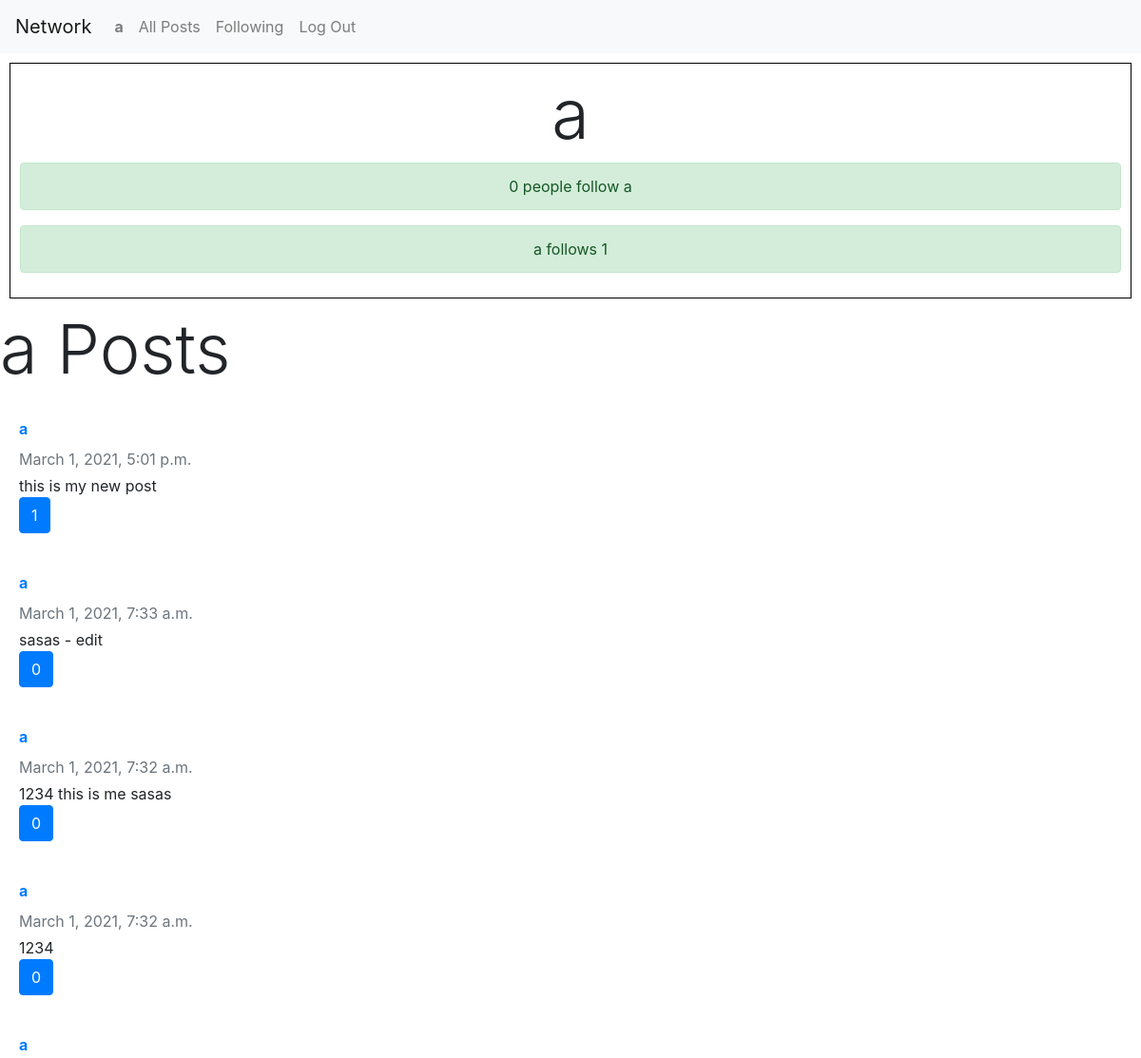
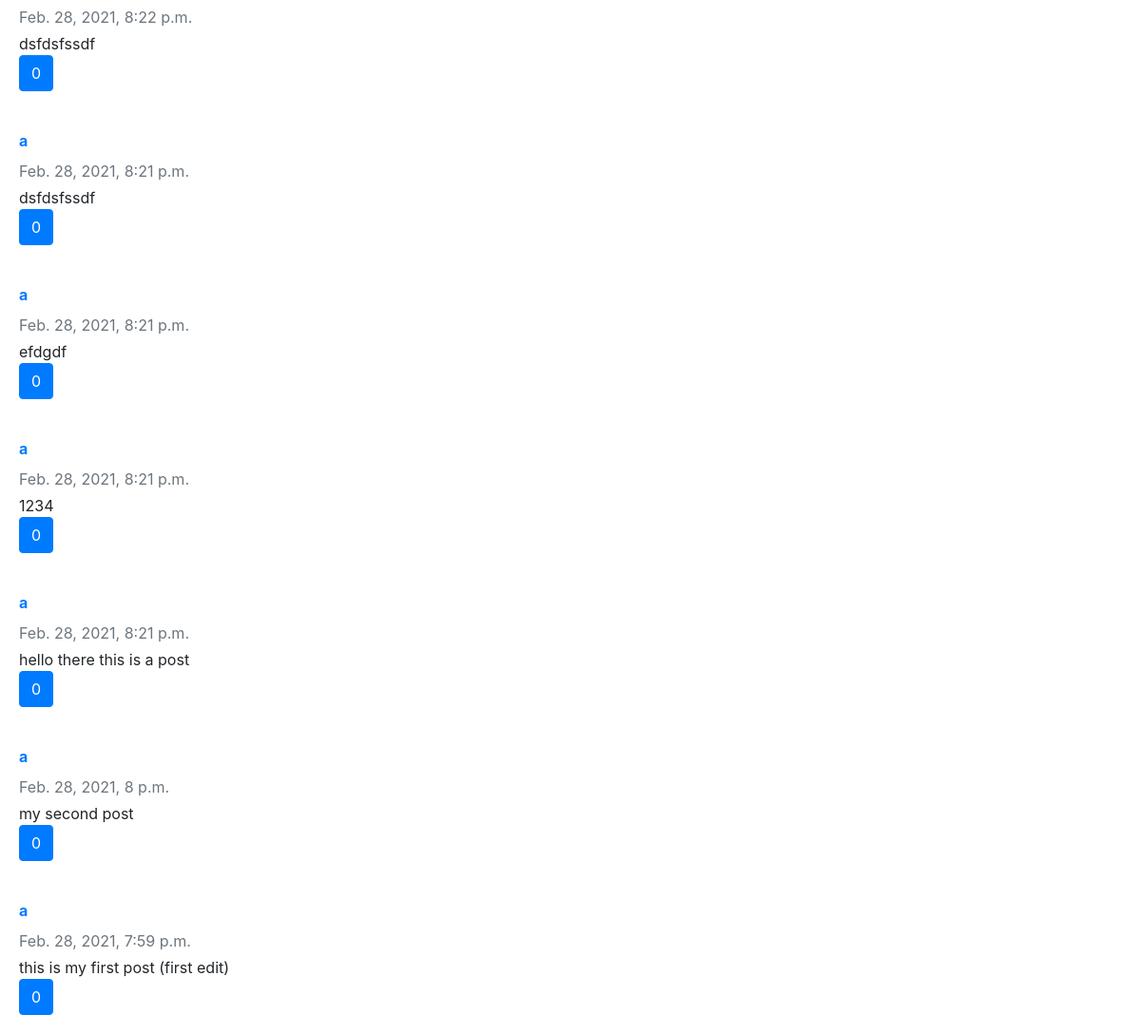
/profile/2 (signed in), run on the app's committed database (2 pictures, top to bottom).
### network/models.py (models this page shows, shortened)
class User(AbstractUser):
    following = models.ManyToManyField('User', related_name='followers')

class Post(models.Model):
    content = models.TextField()
    owner = models.ForeignKey(User, on_delete=models.CASCADE, related_name='posts')
    time_created = models.DateTimeField(auto_now_add=True)
    user_likes = models.ManyToManyField(User, related_name='post_likes')
    class Meta:
        ordering = ['-time_created']

### network/views.py (the view)
# urls.py: path('profile/<int:pk>', views.user_profile, name='user_profile'),
def user_profile(request, pk):
    profile_owner = User.objects.get(pk=pk)
    return render(request, 'network/profile.html', {'profile_owner': profile_owner})

### network/templates/network/profile.html (shortened to what this page needs)
{% extends 'network/layout.html' %}
{% load static %}
{% block body %}
    <div class="profile">
        <h3 class="display-3" >{{ profile_owner.username }}</h3>
        <div class="alert alert-success">{{ profile_owner.followers.count }} people follow {{ profile_owner.username }}</div>
        <div class="alert alert-success">{{ profile_owner.username }} follows {{ profile_owner.following.count }}</div>
    </div>
    <h3 class="display-3">{{ profile_owner.username }} Posts</h3>
    {% for post in profile_owner.posts.all %}
       <div class="card-body d-flex flex-column align-items-start">
              <strong class="d-inline-block mb-2 text-primary"><a href="{% url 'user_profile' post.owner.id %}">{{ post.owner.username }}</a></strong>
              <div class="mb-1 text-muted">{{ post.time_created }}</div>
              <p class="card-text mb-auto">{{ post.content }}</p>
              <button class="btn btn-primary">{{ post.user_likes.count }}</button>
            </div>
    {% empty %}
        {{ user.username }} has not posted anything yet.
    {% endfor %}
{% endblock %}

### network/templates/network/layout.html (shortened to what this page needs)
{% load static %}
<!DOCTYPE html>
<html lang="en">
    <head>
        <link rel="stylesheet" href="https://stackpath.bootstrapcdn.com/bootstrap/4.4.1/css/bootstrap.min.css">
        <link href="{% static 'network/styles.css' %}" rel="stylesheet">
    </head>
    <body>
        <nav class="navbar navbar-expand-lg navbar-light bg-light">
            <a class="navbar-brand" href="{% url 'index' %}">Network</a>
            <div>
              <ul class="navbar-nav mr-auto">
                {% if user.is_authenticated %}
                    <li class="nav-item">
                        <a class="nav-link" href="{% url 'user_profile' user.id %}"><strong>{{ user.username }}</strong></a>
                    </li>
                {% endif %}
                <li class="nav-item">
                  <a class="nav-link" href="{% url 'all_posts' %}">All Posts</a>
                </li>
                {% if user.is_authenticated %}
                    <li class="nav-item">
                        <a class="nav-link" href="{% url 'following' %}">Following</a>
                    </li>
                    <li class="nav-item">
                        <a class="nav-link" href="{% url 'logout' %}">Log Out</a>
                    </li>
                {% endif %}
              </ul>
            </div>
          </nav>
        <div class="body">
            {% block body %}
            {% endblock %}
        </div>
    </body>
</html>

### network/static/network/styles.css (style rules this page uses)
.profile { margin: 10px; padding: 10px; text-align: center; border: 1px solid black; }

### data on the page
User: username "a", followers.count "0", following.count "1"
Post: owner.username "a", time_created "March 1, 2021, 5:01 p.m.", content "this is my new post", user_likes.count "1"
Post: owner.username "a", time_created "March 1, 2021, 7:33 a.m.", content "sasas - edit", user_likes.count "0"
Post: owner.username "a", time_created "March 1, 2021, 7:32 a.m.", content "1234 this is me sasas", user_likes.count "0"
Post: owner.username "a", time_created "March 1, 2021, 7:32 a.m.", content "1234", user_likes.count "0"
Post: owner.username "a", time_created "Feb. 28, 2021, 8:22 p.m.", content "dsfdsfssdf", user_likes.count "0"
Post: owner.username "a", time_created "Feb. 28, 2021, 8:21 p.m.", content "dsfdsfssdf", user_likes.count "0"
Post: owner.username "a", time_created "Feb. 28, 2021, 8:21 p.m.", content "efdgdf", user_likes.count "0"
Post: owner.username "a", time_created "Feb. 28, 2021, 8:21 p.m.", content "1234", user_likes.count "0"
Post: owner.username "a", time_created "Feb. 28, 2021, 8:21 p.m.", content "hello there this is a post", user_likes.count "0"
Post: owner.username "a", time_created "Feb. 28, 2021, 8 p.m.", content "my second post", user_likes.count "0"
Post: owner.username "a", time_created "Feb. 28, 2021, 7:59 p.m.", content "this is my first post (first edit)", user_likes.count "0"
